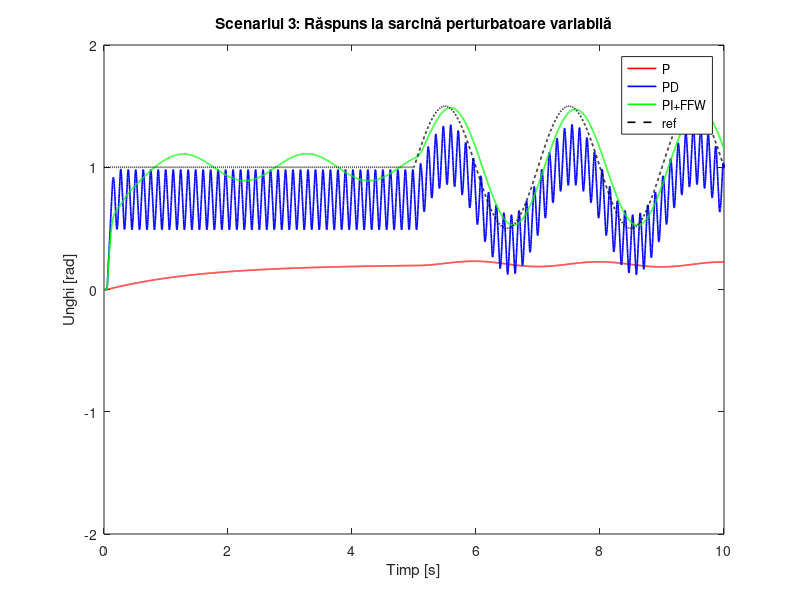

The MATLAB script that drew this image:
clear; clc;

%% Timp de simulare
dt = 0.002;
t_final = 10;
t = 0:dt:t_final;
N = length(t);

%% Parametrii sistemului
K = 14;
b = 0.4;
c = 1;
delay = 0.05;
delay_samples = round(delay / dt);

%% Referința
t = 0:dt:t_final;
ref = zeros(size(t));
ref(t < 5) = 1;
ref(t >= 5 & t < 10) = 1 + 0.5 * sin(2 * pi * 0.5 * (t(t >= 5 & t < 10) - 5));
ref(t >= 10 & t < 15) = 1 + 0.2 * (t(t >= 10 & t < 15) - 10);
ref(t >= 15) = 0.5;


%% Sarcină perturbatoare variabilă
tau_disturbance = 5*sin(2*pi*0.5*t);


%% Inițializări
theta_P = zeros(1, N); theta_dot_P = zeros(1, N); u_P = zeros(1, N);
theta_PD = zeros(1, N); theta_dot_PD = zeros(1, N); u_PD = zeros(1, N);
theta_PI = zeros(1, N); theta_dot_PI = zeros(1, N); u_PI = zeros(1, N);
integral_error = 0;

%% Parametrii controlere
Kp_P = 0.36;

Kp_PD = 3.88;
Kd_PD = 0.07;

Kp_PI = 0.7;
Ki_PI = 7;
Kff = -0.03;  % Feedforward slab
alpha = -3.3;



%% Simulare
for i = 2:N
    %% --- P
    error_P = ref(i-1) - theta_P(i-1);
    u_P(i) = Kp_P * error_P;
    u_delayed = u_P(max(i - delay_samples, 1));
    theta_dot = Kp_P * (u_delayed - b*theta_P(i-1) - c*theta_P(i-1));
    theta_dot = max(min(theta_dot, 10), -10);
    theta_dot_P(i) = theta_dot;
    theta_P(i) = theta_P(i-1) + theta_dot*dt;
    theta_P(i) = max(min(theta_P(i), 2), -2);

    %% --- PD
    error_PD = ref(i-1) - theta_PD(i-1);
    if i >= 3
    error_dot = (error_PD - (ref(i-2) - theta_PD(i-2))) / dt;
else
    error_dot = 0;
end

    u_PD(i) = Kp_PD * error_PD + Kd_PD * error_dot;
    u_delayed = u_PD(max(i - delay_samples, 1));
    theta_dot = K * (u_delayed - b*theta_PD(i-1) - c*theta_PD(i-1));
    theta_dot = max(min(theta_dot, 10), -10);
    theta_dot_PD(i) = theta_dot;
    theta_PD(i) = theta_PD(i-1) + theta_dot*dt;
    theta_PD(i) = max(min(theta_PD(i), 2), -2);

    %% --- PI + FFW
    error_PI = ref(i-1) - theta_PI(i-1);
    integral_error = integral_error + error_PI * dt;
    integral_error = max(min(integral_error, 2), -2);  

    u_delayed = u_PI(max(i - delay_samples, 1));
    theta_dot = K * (u_delayed - b*theta_PI(i-1) - c*theta_PI(i-1));
    theta_dot = max(min(theta_dot, 10), -10);
    theta_dot_PI(i) = theta_dot;
    theta_PI(i) = theta_PI(i-1) + theta_dot*dt;
    theta_PI(i) = max(min(theta_PI(i), 2), -2);
    adaptive_Kff = min(Kff * (1 + alpha * abs(error_PI)), 2*Kff);
u_total = Kp_PI * error_PI + Ki_PI * integral_error + adaptive_Kff * tau_disturbance(i);
u_PI(i) = u_total;
  

end

%% Plot comparativ
figure;
plot(t, theta_P, 'r', 'LineWidth', 1.2); hold on;
plot(t, theta_PD, 'b', 'LineWidth', 1.2);
plot(t, theta_PI, 'g', 'LineWidth', 1.2);
plot(t, ref, 'k--', 'LineWidth', 1.2);  
xlabel('Timp [s]'); ylabel('Unghi [rad]');
title('Scenariul 3: Răspuns la sarcină perturbatoare variabilă');
legend('P', 'PD', 'PI+FFW', 'ref', 'Location', 'best');
ylim([-2 2]);

%% Tabel comparativ (eroare medie absolută)
err_P = mean(abs(ref - theta_P));
err_PD = mean(abs(ref - theta_PD));
err_PI = mean(abs(ref - theta_PI));
fprintf('\nEroare medie absolută [rad]:\n');
fprintf(' P       : %.4f\n', err_P);
fprintf(' PD      : %.4f\n', err_PD);
fprintf(' PI+FFW  : %.4f\n', err_PI);
fprintf('Kff optimizat = %.4f\n', Kff);





